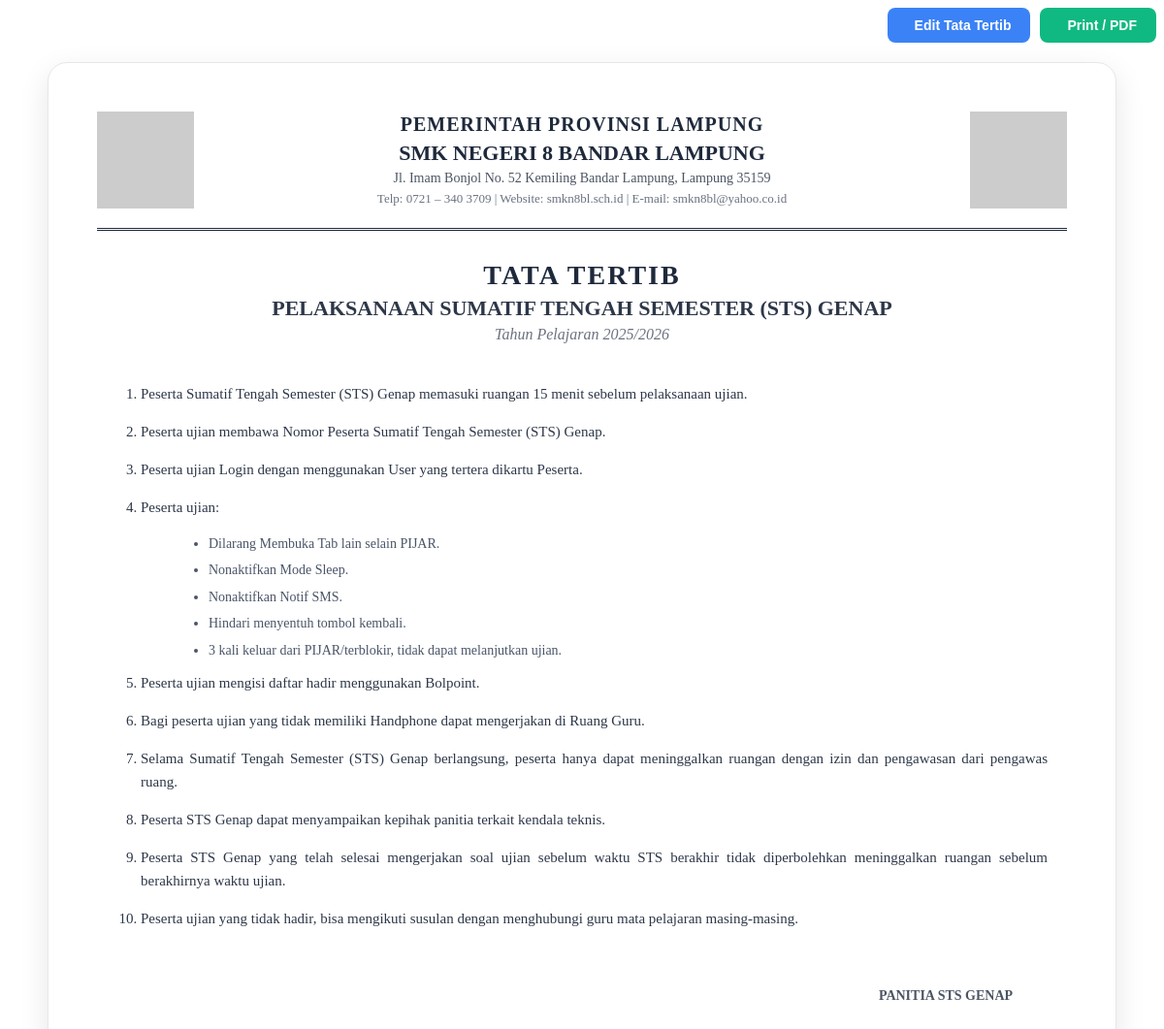
The app's page /cbt_sekolah/pages/admin/tata_tertib.php with its own data.
### tables this page shows
CREATE TABLE `tb_tata_tertib` (
  `id` int(11) NOT NULL,
  `judul` varchar(255) NOT NULL,
  `deskripsi` text NOT NULL,
  `kategori` enum('Siswa','Guru','Ujian','Umum') DEFAULT 'Ujian',
  `status` enum('Aktif','Nonaktif') DEFAULT 'Aktif',
  `created_at` timestamp NULL DEFAULT current_timestamp(),
  `updated_at` timestamp NULL DEFAULT NULL ON UPDATE current_timestamp()
);

### cbt_sekolah/pages/admin/tata_tertib.php (the view, shortened to what this page needs)
<?php
require_once '../../config/koneksi.php';
try {
    $stmt = $pdo->query("SELECT * FROM tb_tata_tertib ORDER BY id DESC LIMIT 1");
    $tata_tertib = $stmt->fetch(PDO::FETCH_ASSOC);
} catch (PDOException $e) {
    die("<div style='background:#fee; border:1px solid #f99; color:#c00; padding:15px; margin:15px; border-radius:5px;'>
            <strong>Error Database:</strong> " . $e->getMessage() . "
         </div>");
}
$isi_bersih = preg_replace('/^\d+\.\s*/m', '', $tata_tertib['deskripsi']);
$isi_list = explode("\n", $isi_bersih);
?>
<div class="action-buttons">
    <button onclick="bukaModalEdit()" class="btn-edit">
        <i class="fas fa-edit"></i> Edit Tata Tertib
    </button>
    <button onclick="window.print()" class="btn-print">
        <i class="fas fa-print"></i> Print / PDF
    </button>
</div>
<div class="tata-tertib-container">
    <div class="kop-surat">
        <div class="logo-kiri">
            <img src="../../assets/img/lpng.jpg" alt="Logo Provinsi Lampung" onerror="this.src='https://via.placeholder.com/100?text=Logo+Lampung'">
        </div>
        <div class="teks-kop">
            <h2>PEMERINTAH PROVINSI LAMPUNG</h2>
            <h3>SMK NEGERI 8 BANDAR LAMPUNG</h3>
            <div class="alamat">
                Jl. Imam Bonjol No. 52 Kemiling Bandar Lampung, Lampung 35159
            </div>
            <div class="kontak">
                Telp: 0721 – 340 3709 | Website: smkn8bl.sch.id | E-mail: smkn8bl@yahoo.co.id
            </div>
        </div>
        <div class="logo-kanan">
            <img src="../../assets/img/logo_sekolah.png" alt="Logo SMK N 8 Bandar Lampung" onerror="this.src='https://via.placeholder.com/100?text=Logo+Sekolah'">
        </div>
    </div>
    <div class="judul-dokumen">
        <h1>TATA TERTIB</h1>
        <h2>PELAKSANAAN SUMATIF TENGAH SEMESTER (STS) GENAP</h2>
        <div class="tahun">Tahun Pelajaran 2025/2026</div>
    </div>
    <div class="isi-container">
        <ol class="poin-utama" start="1">
            <?php
            $no = 1;
            $in_sub = false;
            foreach($isi_list as $item):
                $item = trim($item);
                if(!empty($item)):
                    if(strpos($item, '-') === 0):
                        if (!$in_sub) {
                            echo '<ul class="poin-cabang">';
                            $in_sub = true;
                        }
                        echo '<li>' . htmlspecialchars(substr($item, 1)) . '</li>';
                    else:
                        if ($in_sub) {
                            echo '</ul>';
                            $in_sub = false;
                        }
                        echo '<li value="' . $no . '">' . htmlspecialchars($item) . '</li>';
                        $no++;
                    endif;
                endif;
            endforeach;
            ?>
        </ol>
    </div>
    <div class="ttd-container">
        <div class="ttd-box">
            <div class="jabatan">PANITIA STS GENAP</div>
        </div>
    </div>
</div>

### cbt_sekolah/pages/admin/tata_tertib.php (style rules this page uses)
.tata-tertib-container { max-width: 1000px; margin: 0 auto; background: white; border-radius: 20px; box-shadow: 0 10px 30px rgba(0,0,0,0.1); border: 1px solid #e5e7eb; padding: 50px; position: relative; }
.kop-surat { display: flex; align-items: center; justify-content: space-between; margin-bottom: 30px; padding-bottom: 20px; border-bottom: 3px double #1e293b; }
.logo-kiri, .logo-kanan { width: 100px; height: 100px; display: flex; align-items: center; justify-content: center; }
.logo-kiri img, .logo-kanan img { width: 100%; height: 100%; object-fit: contain; }
.teks-kop { flex: 1; text-align: center; padding: 0 20px; }
.teks-kop h2 { font-size: 20px; font-weight: 800; color: #1e293b; text-transform: uppercase; letter-spacing: 1px; margin: 0 0 5px 0; }
.teks-kop h3 { font-size: 22px; font-weight: 700; color: #1e293b; margin: 5px 0; }
.teks-kop .alamat { font-size: 14px; color: #4b5563; margin: 5px 0; }
.teks-kop .kontak { font-size: 13px; color: #6b7280; }
.judul-dokumen { text-align: center; margin: 30px 0 40px; }
.judul-dokumen h1 { font-size: 28px; font-weight: 800; color: #1e293b; text-transform: uppercase; letter-spacing: 2px; margin-bottom: 5px; }
.judul-dokumen h2 { font-size: 22px; font-weight: 700; color: #2d3748; margin: 5px 0; }
.judul-dokumen .tahun { font-size: 16px; color: #6b7280; font-style: italic; }
.isi-container { margin: 40px 0; padding: 0 20px; }
.poin-utama { list-style-type: decimal; padding-left: 25px; }
.poin-utama li { margin-bottom: 15px; font-size: 15px; line-height: 1.6; color: #2d3748; text-align: justify; }
.poin-cabang { list-style-type: disc; margin-left: 30px; margin-top: 5px; margin-bottom: 10px; }
.poin-cabang li { margin-bottom: 5px; color: #4a5568; font-size: 14px; }
.ttd-container { margin-top: 60px; display: flex; justify-content: flex-end; }
.ttd-box { text-align: center; width: 250px; }
.ttd-box .jabatan { font-size: 14px; font-weight: 600; color: #4b5563; margin-bottom: 40px; }
.action-buttons { display: flex; justify-content: flex-end; gap: 10px; margin-bottom: 20px; }
.btn-edit { background: #3b82f6; color: white; padding: 10px 20px; border-radius: 8px; font-weight: 600; font-size: 14px; display: flex; align-items: center; gap: 8px; border: none; cursor: pointer; transition: all 0.3s; }
.btn-print { background: #10b981; color: white; padding: 10px 20px; border-radius: 8px; font-weight: 600; font-size: 14px; display: flex; align-items: center; gap: 8px; border: none; cursor: pointer; transition: all 0.3s; }

### records on screen
tb_tata_tertib: deskripsi "Peserta Sumatif Tengah Semester (STS) Genap memasuki ruangan 15 menit sebelum pelaksanaan ujian.", deskripsi "Peserta ujian membawa Nomor Peserta Sumatif Tengah Semester (STS) Genap.", deskripsi "Peserta ujian Login dengan menggunakan User yang tertera dikartu Peserta.", deskripsi "Peserta ujian:", deskripsi "Dilarang Membuka Tab lain selain PIJAR.", deskripsi "Nonaktifkan Mode Sleep.", deskripsi "Nonaktifkan Notif SMS.", deskripsi "Hindari menyentuh tombol kembali.", deskripsi "3 kali keluar dari PIJAR/terblokir, tidak dapat melanjutkan ujian.", deskripsi "Peserta ujian mengisi daftar hadir menggunakan Bolpoint.", deskripsi "Bagi peserta ujian yang tidak memiliki Handphone dapat mengerjakan di Ruang Guru.", deskripsi "Selama Sumatif Tengah Semester (STS) Genap berlangsung, peserta hanya dapat meninggalkan ruangan dengan izin dan pengawasan dari pengawas ruang.", deskripsi "Peserta STS Genap dapat menyampaikan kepihak panitia terkait kendala teknis.", deskripsi "Peserta STS Genap yang telah selesai mengerjakan soal ujian sebelum waktu STS berakhir tidak diperbolehkan meninggalkan ruangan sebelum berakhirnya waktu ujian.", deskripsi "Peserta ujian yang tidak hadir, bisa mengikuti susulan dengan menghubungi guru mata pelajaran masing-masing."
